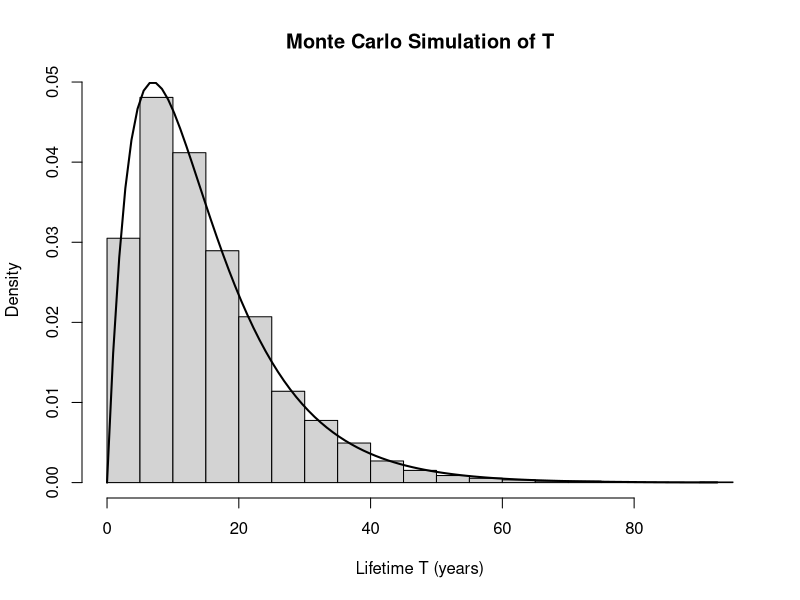

Generate this figure with R:
# Simulate 1 draw of XA, XB, and T
XA <- rexp(1, rate = 0.1)

XB <- rexp(1, rate = 0.1)

T <- max(XA, XB)

"Drawing of T"
T

# Draw T 10,000 times
T_draws <- replicate(10000, max(rexp(2, rate = 0.1)))

# Plot histogram of draws of T and apply exponential PDF curve to historgram
hist(T_draws,
     probability = TRUE,
     breaks = 30,
     main = "Monte Carlo Simulation of T",
     xlab = "Lifetime T (years)")

curve(0.2 * exp(-0.1 * x) - 0.2 * exp(-0.2 * x),
      from = 0,
      to = max(T_draws),
      add = TRUE,
      lwd = 2)

# Estimating E(T)
mean_T <- mean(T_draws)
"Estimation of E(T)"
mean_T

# Estimate P(T > 15) and compare with analytical approach
prob_T_MC <- mean(T_draws > 15)
"Estimation of P(T > 15)"
prob_T_MC

prob_T_A <- 1 - (1 - exp(-0.1 * 15))^2
"Computed P(T > 15)"
prob_T_A

# Repeat 5 times with N = 10,000
results_10000 <- replicate(5, {
  T_draws <- replicate(10000, max(rexp(2, rate = 0.1)))

  c(
    mean_T = mean(T_draws),
    prob_T_15 = mean(T_draws > 15)
  )
})

t(results_10000)

# N = 1,000
results_1000 <- replicate(5, {
  T_draws <- replicate(1000, max(rexp(2, rate = 0.1)))

  c(
    mean_T = mean(T_draws),
    prob_T_15 = mean(T_draws > 15)
  )
})


# N = 100,000
results_100000 <- replicate(5, {
  T_draws <- replicate(100000, max(rexp(2, rate = 0.1)))

  c(
    mean_T = mean(T_draws),
    prob_T_15 = mean(T_draws > 15)
  )
})

t(results_1000)
t(results_100000)
